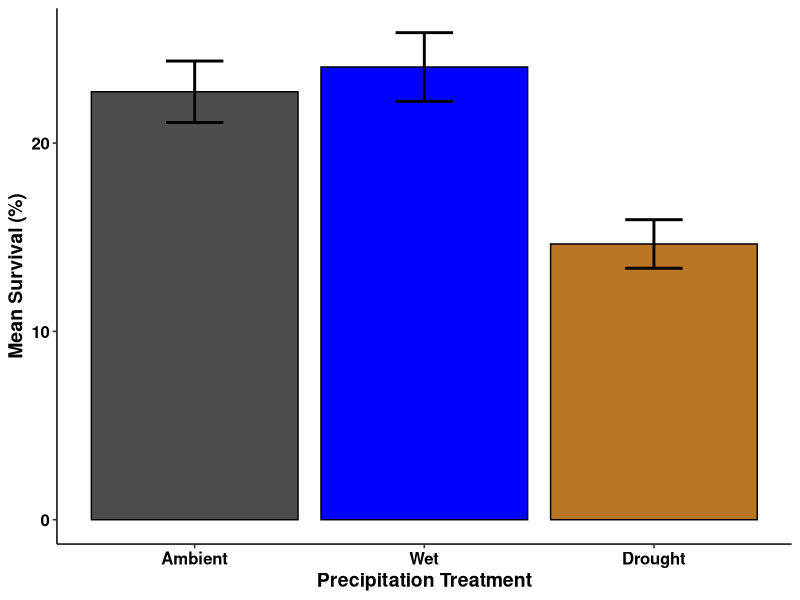
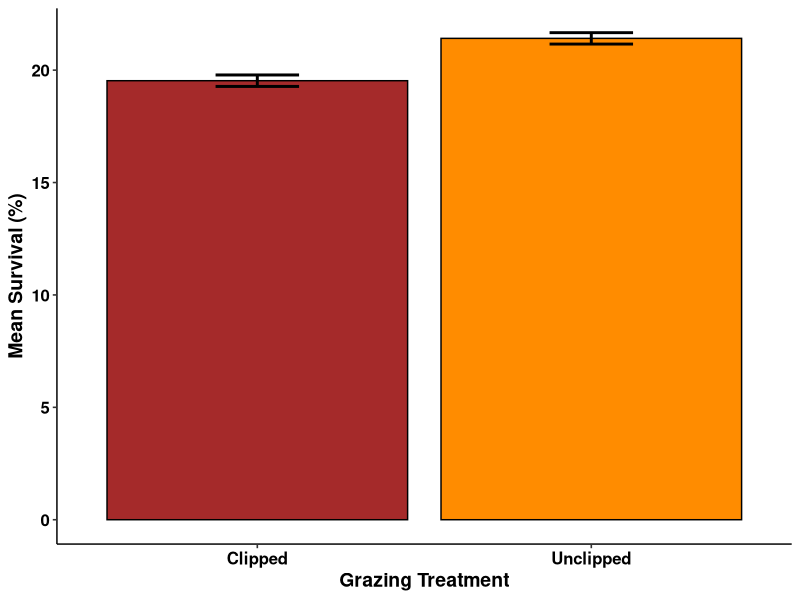
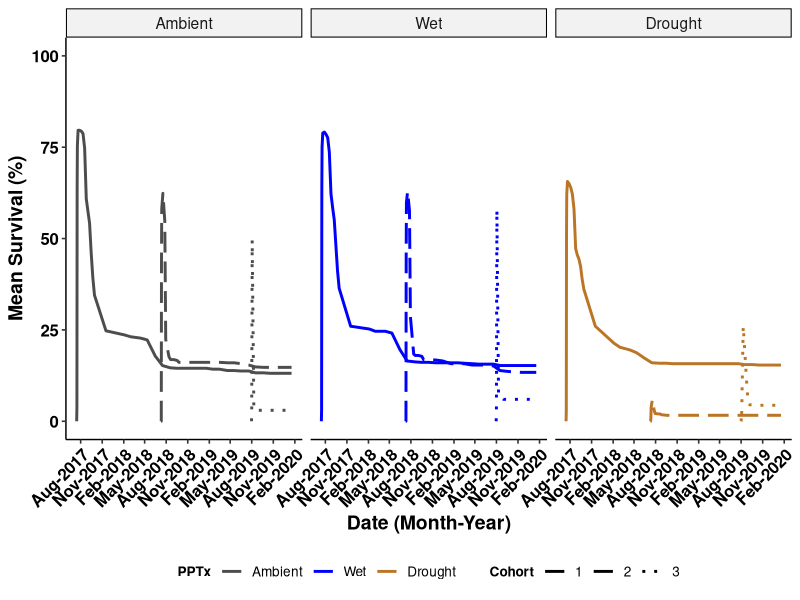
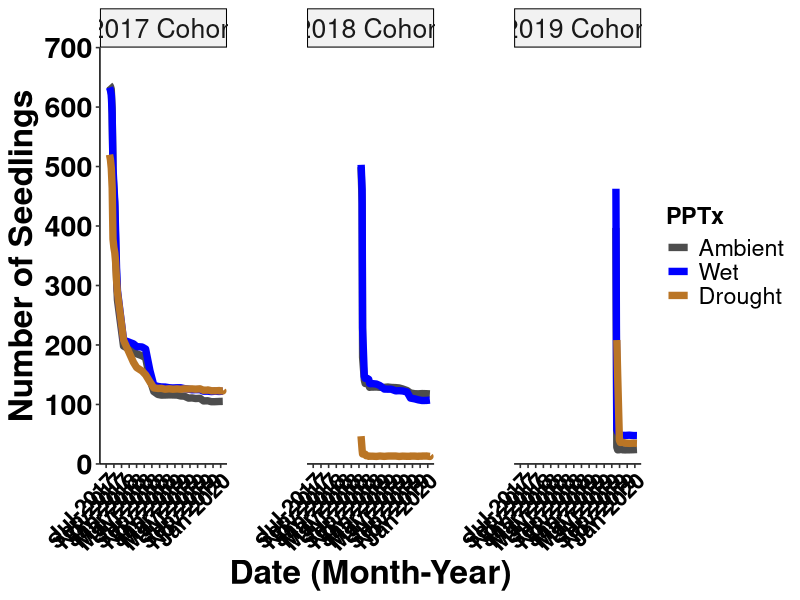
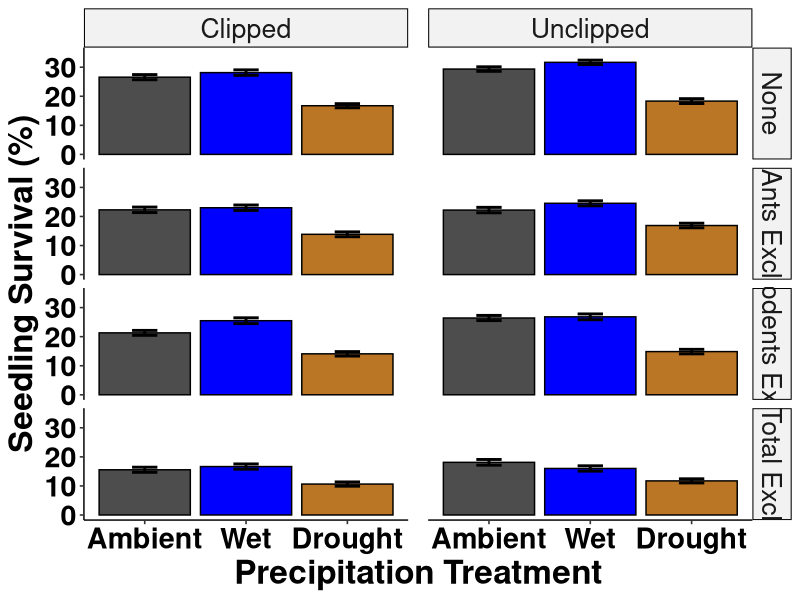
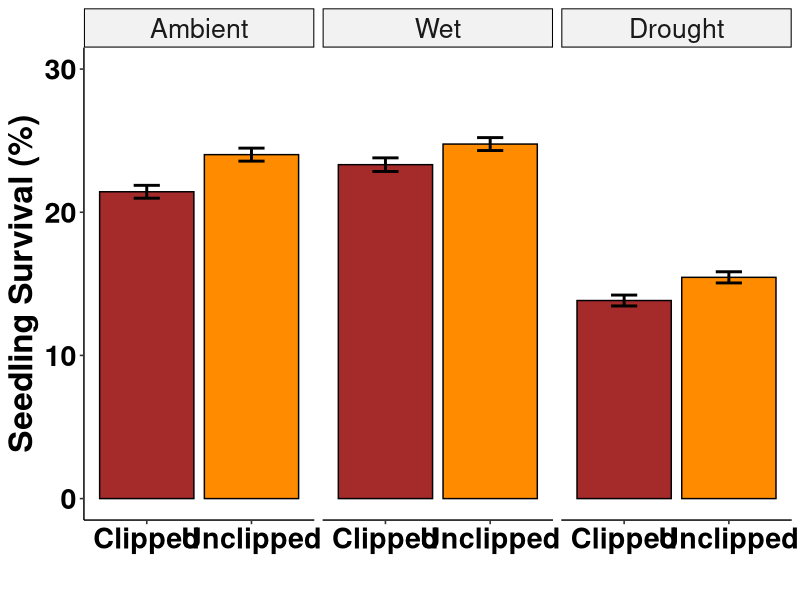
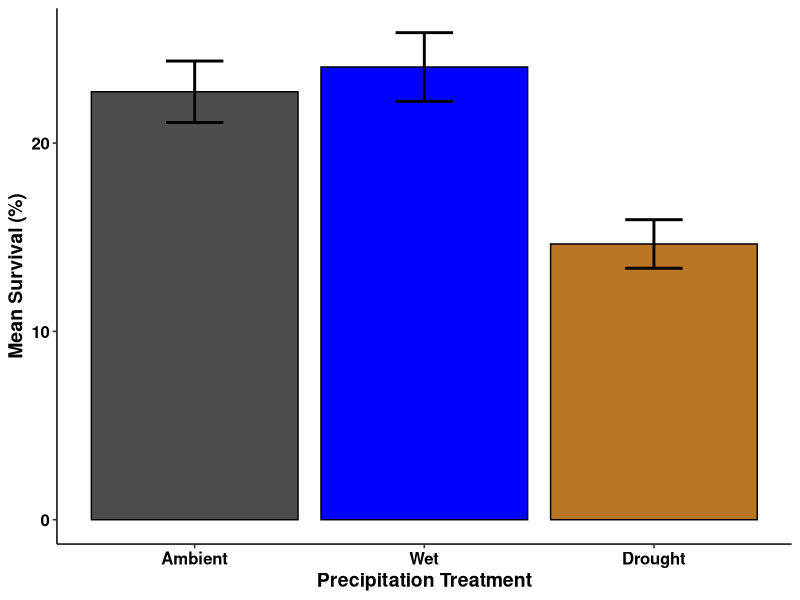
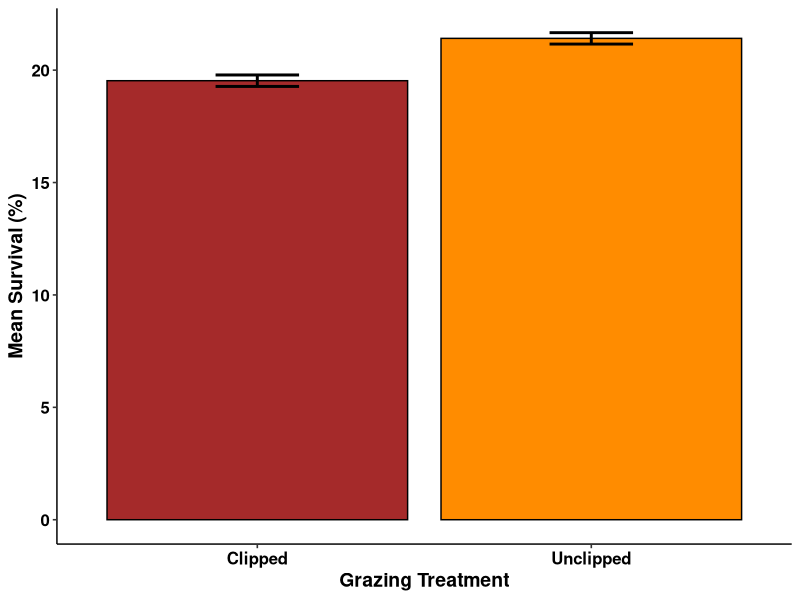

Recreate these plots in R, in order.
# USDA Rainout - Santa Rita Experimental Range
# Data visualizations-main
# Austin Rutherford
# email:arutherford@email.arizona.edu
# 2021-03-29

# Load packages
library(tidyverse)
library(forcats)
library(vroom)
library(ggpubr)
library(glmmTMB)
library(dplyr)

### Read in clean seedlings data with model outputs from "srer_rainout_stats_summarize"
seedlings_obs <- vroom("Data/seedlings_obs.csv",
                   col_types = c(.default = "f",
                                 ObsID = "i",
                                 date = "D",
                                 survival = "i",
                                 died = "i",
                                 tot_germination = "i",
                                 herb_lived = "i",
                                 herb_died = "i",
                                 tot_herbivory = "i",
                                 granivory = "i",
                                 res_surv = "d",
                                 sim_surv = "d",
                                 sim_fit_surv = "d",
                                 pred_surv = "d"))
str(seedlings_obs)
glimpse(seedlings_obs)

# create data set for raw survival data
tot_surv <- seedlings_obs %>% 
  group_by(precip, cohort, date) %>% 
  summarise(mean_surv = mean(survival),
            count_surv = sum(survival),
            sd_surv = sd(survival),
            counts = n(),
            se_surv = (sd_surv/sqrt(counts))) %>%
  mutate(upper = mean_surv + se_surv,
         lower = mean_surv - se_surv,
         date = as.Date(date))

summary(tot_surv)


bar_surv_fig <- tot_surv %>%
  group_by(precip) %>% 
  summarise(mean_precip_per = (100*mean(mean_surv)/10),
            mean_se_per = (100*mean(se_surv)/10)) %>%
  mutate(upper = mean_precip_per + mean_se_per,
         lower = mean_precip_per - mean_se_per) %>%
  mutate(precip = recode_factor(precip,
                                      "Control" = "Ambient",
                                      "IR" = "Wet",
                                       "RO" = "Drought", .ordered = TRUE)) %>% 
  ggplot(mapping = aes(x = precip, y = mean_precip_per, fill = precip)) +
  geom_bar(stat="identity", color = "black", position=position_dodge()) +
  geom_errorbar(aes(ymin = lower, ymax = upper), width = 0.25, position = position_dodge(), size = 1) +
  scale_fill_manual(values = c("grey30","blue1","#ba7525")) +
  scale_x_discrete(labels = c("Ambient","Wet", "Drought")) +
  labs(y = "Mean Survival (%)",
       x = "Precipitation Treatment") +
  theme_pubr(legend = "none") +
  labs_pubr()

bar_surv_fig

ggsave(filename = "Figures_Tables/bar_mean_surv.tiff",
       plot = bar_surv_fig,
       dpi = 800,
       width = 22,
       height = 12,
       units = "in",
       compression = "lzw")

# create data set for clip
tot_surv_c <- seedlings_obs %>% 
  group_by(clip) %>% 
  summarise(mean_surv = 100*mean(survival/10),
            sd_surv = 100*sd(survival/10),
            counts = n(),
            se_surv = (sd_surv/sqrt(counts))) %>%
  mutate(upper = mean_surv + se_surv,
         lower = mean_surv - se_surv)

bar_cliponly_fig <- tot_surv_c %>%
  ggplot(mapping = aes(x = clip, y = mean_surv, fill = clip)) +
  geom_bar(stat="identity", color = "black", position=position_dodge()) +
  geom_errorbar(aes(ymin = lower, ymax = upper), width = 0.25, position = position_dodge(), size = 1) +
  scale_fill_manual(values = c("brown","darkorange")) +
  scale_x_discrete(labels = c("Clipped","Unclipped")) +
  labs(y = "Mean Survival (%)",
       x = "Grazing Treatment") +
  theme_pubr(legend = "none") +
  labs_pubr()

bar_cliponly_fig

ggsave(filename = "Figures_Tables/bar_cliponly_surv.tiff",
       plot = bar_cliponly_fig,
       dpi = 800,
       width = 22,
       height = 12,
       units = "in",
       compression = "lzw")

# plot survival over time, all dates
line_mean_surv <- tot_surv %>% 
  mutate(precip = recode_factor(precip,
                                "Control" = "Ambient",
                                "IR" = "Wet",
                                "RO" = "Drought", .ordered = TRUE)) %>% 
  ggplot(aes(x = date, y = 10*mean_surv, group = cohort, color = precip)) + 
  scale_color_manual(values = c("grey30", "blue1", "#ba7525")) +
  #scale_y_continuous(breaks = seq(0, 120, 10), expand = c(0.02,0)) +
  scale_x_date(date_labels = "%b-%Y", date_breaks = "3 months") +
  geom_line(aes(linetype = cohort), stat = "identity", size = 1) + 
  scale_linetype_manual(values=c("solid","longdash", "dotted")) +
  scale_fill_manual(values = c("grey30","blue1", "red1")) +
  ylim(0, 100) +
  labs(y = "Mean Survival (%)",
       x = "Date (Month-Year)",
       color = "PPTx",
       linetype = "Cohort") +
  facet_wrap(~precip, ncol = 3, nrow = 1) +
  theme_pubr(legend = "bottom", x.text.angle = 45) +
  labs_pubr()

line_mean_surv

ggsave(filename = "Figures_Tables/seedlings/line_mean_surv.tiff",
       plot = line_mean_surv,
       dpi = 800,
       width = 22,
       height = 12,
       units = "in",
       compression = "lzw")


# remove the lead up survival to start max for each cohort (following Archer suggestions)
surv_small_1 <- tot_surv %>% 
  filter(cohort == 1) %>% 
  filter(date > "2017-07-21")

surv_small_2 <- tot_surv %>% 
  filter(cohort == 2) %>% 
  filter(date >= "2018-07-18")

surv_small_3 <- tot_surv %>% 
  filter(cohort == 3 & precip != "RO") %>% # to start with all max values, need to cut one more date from RO..delayed germ
  filter(date >= "2019-08-03")

surv_small_drought <- tot_surv %>% 
  filter(precip == "RO" & date >= "2019-08-10")

surv_small_all <- rbind(surv_small_1, surv_small_2, surv_small_3, surv_small_drought) %>% 
  mutate(date = as.Date(date))

range <-  c(as.Date("2017-06-01"), as.Date("2020-02-01"))

line_mean_surv_archer <- surv_small_all %>% 
  mutate(precip = recode_factor(precip,
                                "Control" = "Ambient",
                                "IR" = "Wet",
                                "RO" = "Drought", .ordered = TRUE)) %>%
  mutate(cohort = recode_factor(cohort,
                                "1" = "2017 Cohort",
                                "2" = "2018 Cohort",
                                "3" = "2019 Cohort")) %>%
  ggplot(aes(x = date, y = count_surv, group = precip, color = precip)) + 
  scale_color_manual(values = c("grey30", "blue1", "#ba7525")) +
  scale_y_continuous(limits = c(0,700), breaks = seq(0, 700, 100), expand = c(0,0)) +
  scale_x_date(date_labels = "%b-%Y", date_breaks = "2 months", expand = c(0.02,0.0), limits = range) +
  geom_line(aes(), stat = "identity", size = 2.5, position = "jitter") + 
  #scale_linetype_manual(values=c("solid","longdash", "dotted")) +
  scale_fill_manual(values = c("grey30","blue1", "red1")) +
  #ylim(0, 700) +
  labs(y = "Number of Seedlings",
       x = "Date (Month-Year)",
       color = "PPTx") +
  facet_wrap(~cohort, ncol = 3, nrow = 1, scales = "free_x") +
  theme_pubr(legend = "right", x.text.angle = 45) +
  theme(panel.spacing.x = unit(4, "lines")) +
  labs_pubr(base_size = 24)+
  theme(axis.text.x=element_text(size=16))

line_mean_surv_archer

ggsave(filename = "Figures_Tables/seedlings/line_mean_surv_archer.tiff",
       plot = line_mean_surv_archer,
       dpi = 800,
       width = 22,
       height = 12,
       units = "in",
       compression = "lzw")

surv_small_all %>% 
  group_by(precip, cohort) %>% 
  summarise(max = max(count_surv),
            min = min(count_surv))


# calculate summary info
tot_surv_summary <- seedlings_obs %>% 
  group_by(precip, cohort, date) %>% 
  summarise(mean_surv = 100*mean(survival/10),
            sd_surv = 100*sd(survival/10),
            counts = n(),
            se_surv = (sd_surv/sqrt(counts))) %>%
  mutate(upper = mean_surv + se_surv,
         lower = mean_surv - se_surv)

tot_surv_summary_full <- seedlings_obs %>% 
  group_by(precip, excl, clip) %>% 
  summarise(mean_surv = 100*mean(survival/10),
            sd_surv = 100*sd(survival/10),
            counts = n(),
            se_surv = (sd_surv/sqrt(counts))) %>%
  mutate(upper = mean_surv + se_surv,
         lower = mean_surv - se_surv)

tot_surv_summary_pcohort <- seedlings_obs %>% 
  group_by(precip, cohort) %>% 
  summarise(mean_surv = 100*mean(survival/10),
            sd_surv = 100*sd(survival/10),
            counts = n(),
            se_surv = (sd_surv/sqrt(counts))) %>%
  mutate(upper = mean_surv + se_surv,
         lower = mean_surv - se_surv)

# create data set for precip and excl and clip
tot_surv_pce <- seedlings_obs %>% 
  group_by(precip, excl, clip) %>% 
  summarise(mean_surv = 100*mean(survival/10),
            sd_surv = 100*sd(survival/10),
            counts = n(),
            se_surv = (sd_surv/sqrt(counts))) %>%
  mutate(upper = mean_surv + se_surv,
         lower = mean_surv - se_surv)

bar_pce_fig <- tot_surv_pce %>%
  mutate(precip = recode_factor(precip,
                                "Control" = "Ambient",
                                "IR" = "Wet",
                                "RO" = "Drought", .ordered = TRUE)) %>% 
  mutate(excl = recode_factor(excl, 
                              "Control" = "None",
                              "Ants" = "Ants Excl",
                              "Rodents" = "Rodents Excl",
                              "Total" = "Total Excl")) %>% 
  ggplot(mapping = aes(x = precip, y = mean_surv, fill = precip)) +
  geom_bar(stat="identity", color = "black", position=position_dodge()) +
  geom_errorbar(aes(ymin = lower, ymax = upper), width = 0.25, position = position_dodge(), size = 1) +
  scale_fill_manual(values = c("grey30", "blue1", "#ba7525")) +
  scale_x_discrete(labels = c("Ambient", "Wet", "Drought")) +
  ylim(0, 35) +
  labs(y = "Seedling Survival (%)",
       x = "Precipitation Treatment") +
  theme_pubr(legend = "none") +
  facet_grid(cols = vars(clip), rows = vars(excl)) +
  labs_pubr(base_size = 24) +
  theme(legend.position="none", 
        panel.border = element_blank(), 
        panel.spacing.x = unit(1,"line"))

bar_pce_fig

ggsave(filename = "Figures_Tables/bar_alltx_surv.tiff",
       plot = bar_pce_fig,
       dpi = 800,
       width = 22,
       height = 12,
       units = "in",
       compression = "lzw")

# create data set for precip and clip
tot_surv_pc <- seedlings_obs %>% 
  group_by(precip, clip) %>% 
  summarise(mean_surv = 100*mean(survival/10),
            sd_surv = 100*sd(survival/10),
            counts = n(),
            se_surv = (sd_surv/sqrt(counts))) %>%
  mutate(upper = mean_surv + se_surv,
         lower = mean_surv - se_surv)

bar_clip_fig <- tot_surv_pc %>%
  mutate(precip = recode_factor(precip,
                                "Control" = "Ambient",
                                "IR" = "Wet",
                                "RO" = "Drought", .ordered = TRUE)) %>% 
  ggplot(mapping = aes(x = clip, y = mean_surv, fill = clip)) +
  geom_bar(stat="identity", color = "black", position=position_dodge()) +
  geom_errorbar(aes(ymin = lower, ymax = upper), width = 0.25, position = position_dodge(), size = 1) +
  scale_fill_manual(values = c("brown","darkorange")) +
  scale_x_discrete(labels = c("Clipped","Unclipped")) +
  ylim(0, 30) +
  labs(y = "Seedling Survival (%)",
       x = "") +
  theme_pubr(legend = "none") +
  facet_wrap(~precip)+
  labs_pubr(base_size = 24)

bar_clip_fig

ggsave(filename = "Figures_Tables/bar_clip_surv.tiff",
       plot = bar_clip_fig,
       dpi = 800,
       width = 22,
       height = 12,
       units = "in",
       compression = "lzw")
